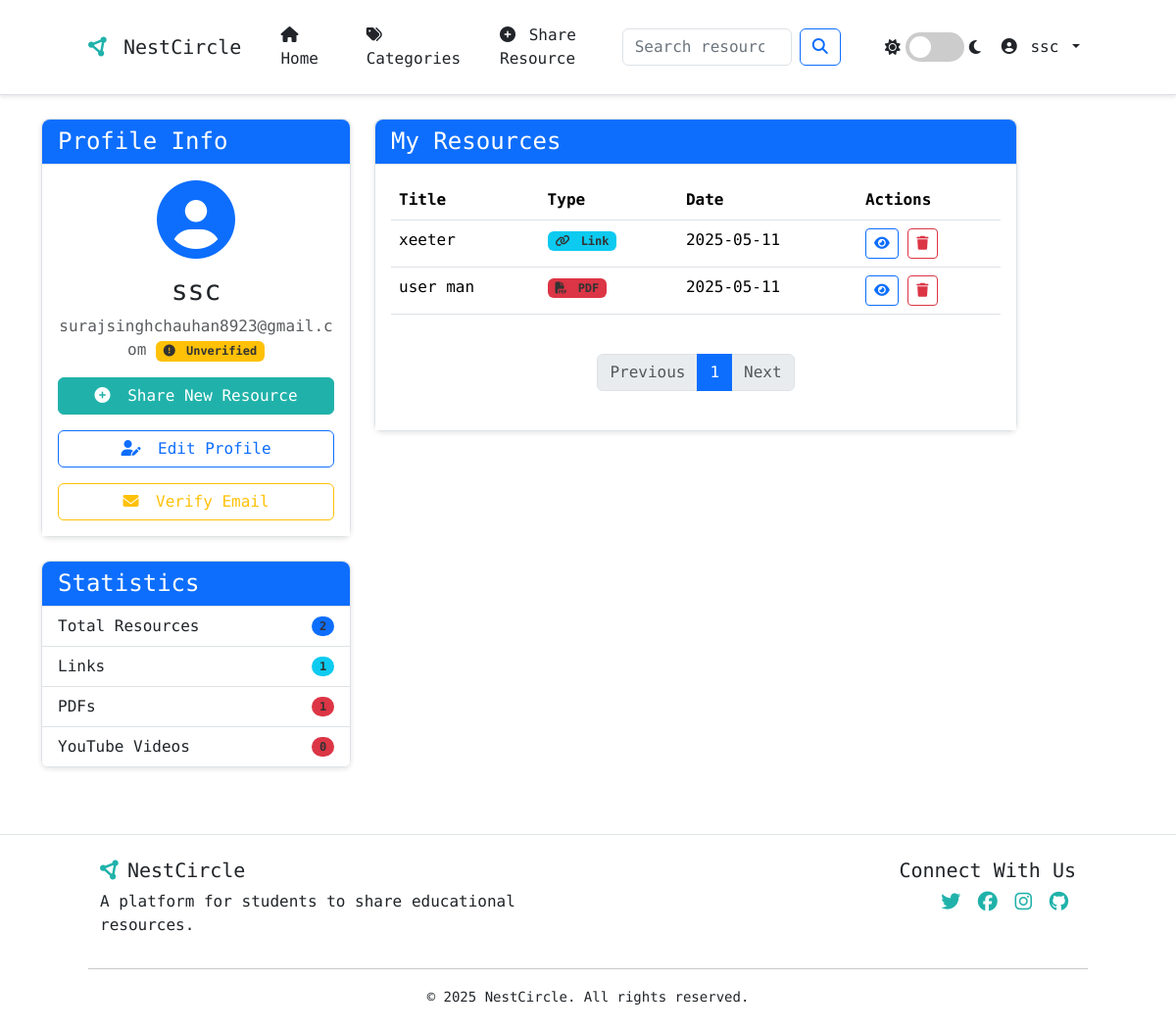
/profile (signed in), run on an earlier commit of the app's database.
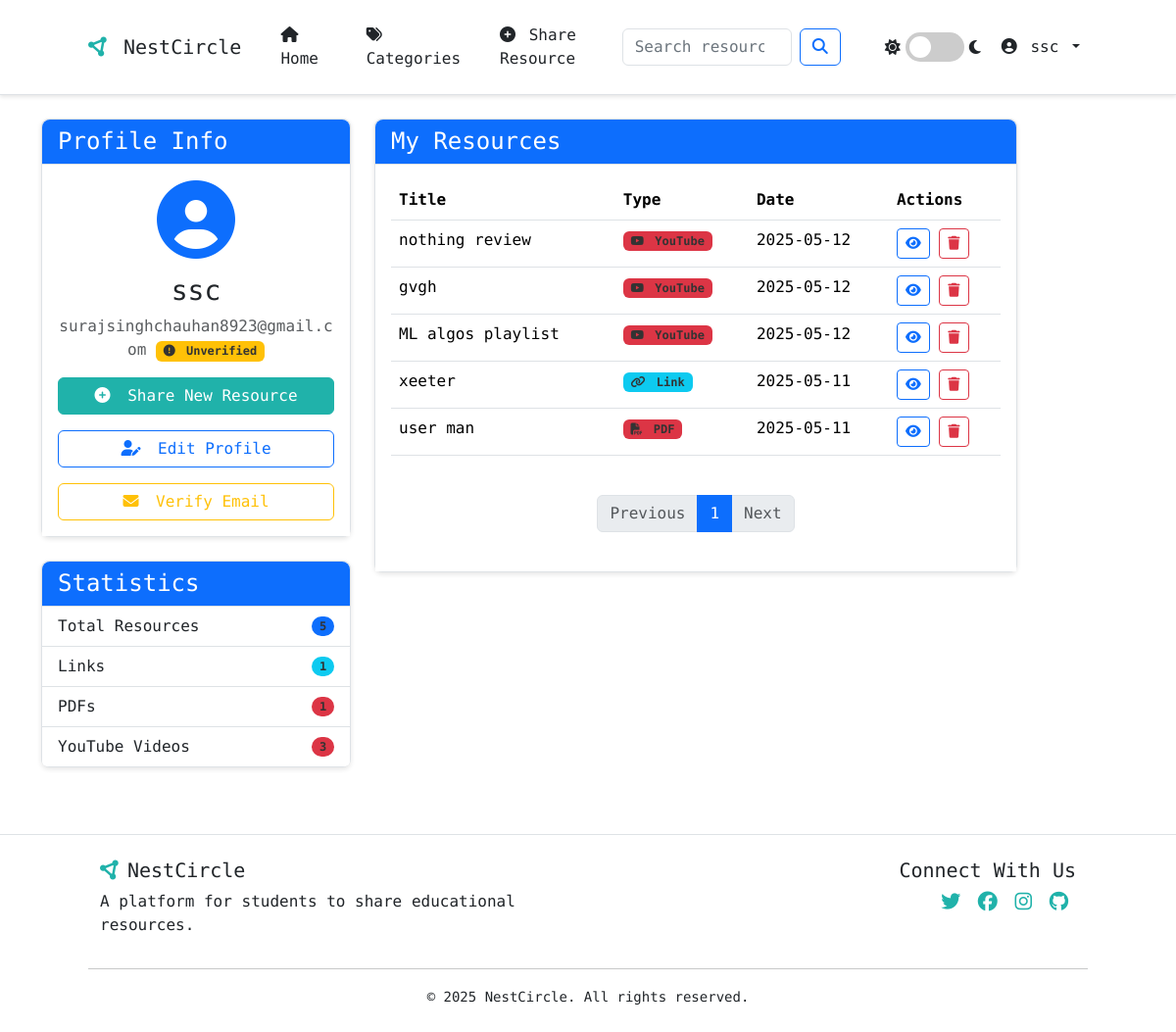
And on a later commit of the database.
### app.py (models this page shows, shortened)
class Resource(db.Model):
    id = db.Column(db.Integer, primary_key=True)
    title = db.Column(db.String(100), nullable=False)
    description = db.Column(db.Text, nullable=False)
    date_posted = db.Column(db.DateTime, nullable=False, default=datetime.utcnow)
    resource_type = db.Column(db.String(20), nullable=False)  # "link", "pdf", "youtube", etc.
    content = db.Column(db.Text, nullable=False)  # URL or file path
    user_id = db.Column(db.Integer, db.ForeignKey('user.id'), nullable=False)
    ratings = db.relationship('Rating', backref='resource', lazy=True, cascade="all, delete-orphan")
    comments = db.relationship('Comment', backref='resource', lazy=True, cascade="all, delete-orphan",
                              order_by="desc(Comment.date_posted)")
    bookmarks = db.relationship('Bookmark', backref='resource', lazy=True, cascade="all, delete-orphan")

### app.py (the view)
@app.route('/profile')
@login_required
def profile():
    page = request.args.get('page', 1, type=int)
    per_page = 6  # Number of resources per page
    resources = Resource.query.filter_by(author=current_user).order_by(
        Resource.date_posted.desc()).paginate(page=page, per_page=per_page)
    return render_template('profile.html', resources=resources)

### app.py (called while the page is built)
@login_manager.user_loader
def load_user(user_id):
    return User.query.get(int(user_id))

@app.context_processor
def inject_now():
    return {'now': datetime.utcnow()}

@app.context_processor
def inject_user_roles():
    return {'is_admin': current_user.is_authenticated and current_user.has_role('admin'),
            'is_moderator': current_user.is_authenticated and current_user.has_role('moderator')}

    def has_role(self, role):
        if role == 'user':
            return True
        elif role == 'moderator':
            return self.role in ['moderator', 'admin']
        elif role == 'admin':
            return self.role == 'admin'
        return False

### templates/profile.html (shortened to what the changed rows need)
{% extends "base.html" %}
{% block content %}
<div class="row">
    <div class="col-md-4">
        <div class="card">
            <div class="list-group list-group-flush">
                <div class="list-group-item d-flex justify-content-between align-items-center">
                    Total Resources
                    <span class="badge bg-primary rounded-pill">{{ resources.total }}</span>
                </div>
                <div class="list-group-item d-flex justify-content-between align-items-center">
                    YouTube Videos
                    <span class="badge bg-danger rounded-pill">{{ resources|selectattr('resource_type', 'equalto', 'youtube')|list|length }}</span>
                </div>
            </div>
        </div>
    </div>
    <div class="col-md-8">
        <div class="card">
            <div class="card-body">
                {% if resources.items %}
                    <div class="table-responsive">
                        <table class="table table-hover">
                            <thead>
                                <tr>
                                    <th>Title</th>
                                    <th>Type</th>
                                    <th>Date</th>
                                    <th>Actions</th>
                                </tr>
                            </thead>
                            <tbody>
                                {% for resource in resources.items %}
                                    <tr>
                                        <td>{{ resource.title }}</td>
                                        <td>
                                            {% if resource.resource_type == 'link' %}
                                                <span class="badge bg-info"><i class="fas fa-link me-1"></i> Link</span>
                                            {% elif resource.resource_type == 'pdf' %}
                                                <span class="badge bg-danger"><i class="fas fa-file-pdf me-1"></i> PDF</span>
                                            {% elif resource.resource_type == 'youtube' %}
                                                <span class="badge bg-danger"><i class="fab fa-youtube me-1"></i> YouTube</span>
                                            {% endif %}
                                        </td>
                                        <td>{{ resource.date_posted.strftime('%Y-%m-%d') }}</td>
                                        <td>
                                            <a href="{{ url_for('resource', resource_id=resource.id) }}" class="btn btn-sm btn-outline-primary">
                                                <i class="fas fa-eye"></i>
                                            </a>
                                            <form action="{{ url_for('delete_resource', resource_id=resource.id) }}" method="POST" class="d-inline">
                                                <button type="submit" class="btn btn-sm btn-outline-danger">
                                                    <i class="fas fa-trash"></i>
                                                </button>
                                            </form>
                                        </td>
                                    </tr>
                                {% endfor %}
                            </tbody>
                        </table>
                    </div>
                    <nav aria-label="Resource pagination" class="my-4">
                        <ul class="pagination justify-content-center">
                            {% for page_num in resources.iter_pages(left_edge=1, right_edge=1, left_current=1, right_current=2) %}
                                {% if page_num %}
                                    <li class="page-item {% if page_num == resources.page %}active{% endif %}">
                                        <a class="page-link" href="{{ url_for('profile', page=page_num) }}">
                                            {{ page_num }}
                                        </a>
                                    </li>
                                {% else %}
                                    <li class="page-item disabled">
                                        <span class="page-link">...</span>
                                    </li>
                                {% endif %}
                            {% endfor %}
                        </ul>
                    </nav>
                {% endif %}
            </div>
        </div>
    </div>
</div>
{% endblock %}

What changed in the data, as far as the page shows it:
added Resource: title "nothing review", resource_type "youtube" (drawn), date_posted "2025-05-12"
added Resource: title "gvgh", resource_type "youtube" (drawn), date_posted "2025-05-12"
added Resource: title "ML algos playlist", resource_type "youtube" (drawn), date_posted "2025-05-12"
Also different on the page:
{{ resources.total }}: "2" → "5"
text no longer shown: "0"
text now shown: "3"
